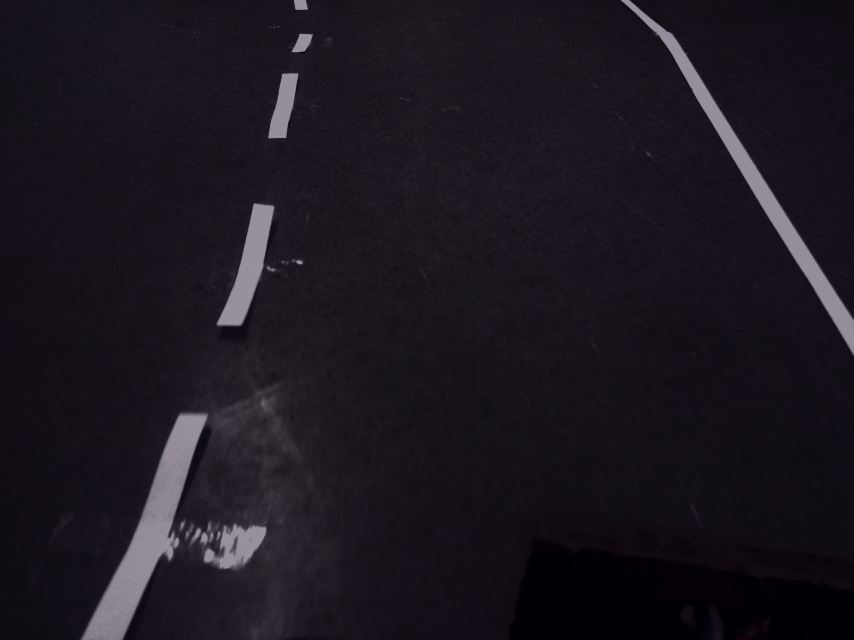
#> input picture autocom_images/test0.jpg, 2560 x 1920 px (shown at 1/3 size); its folder holds only this picture in this run
$ python lane_detector.py
#> lines starting #> are read from the running program, lines starting #| are printed output that depends on the picture; after the words box and inside, x2 and y2 are one past the last pixel; in counts of white or black regions, pixels touching at a corner belong together
import cv2
import os

import datetime
import numpy as np
from matplotlib.image import imsave


# [8 lines left out: function save_img, not called in this run]


def generate_points(m, b, x):
    """
    Generates a list of 2 (x, y) tuples to be used by opencv line method.
    :param m: Slope of the line
    :param b: y-intercept of the line
    :param x: initial x co-ordinate to begin with
    :return: A list of two (x,y) tuples which can be used by opencv line method
    to draw a line.
    """
    x1 = x
    y1 = m*x1 + np.mean(b)
    x2 = x + 5000
    y2 = m*x2 + np.mean(b)
    return [(int(x1), int(y1)), (int(x2), int(y2))]


def get_slope(x1, y1, x2, y2):
    """

    :param x1: x1 co-ordinate
    :param y1: y1 co-ordinate
    :param x2: x2 co-ordinate
    :param y2: y2 co-ordinate
    :return: slope of the line joining (x1, y1) and (x2, y2)
    """
    if x1 == x2:
        return np.Infinity
    else:
        return (y2 - y1)/(x2 - x1)


def get_intercept(x1, y1, x2, y2):
    """

    :param x1: x1 co-ordinate
    :param y1: y1 co-ordinate
    :param x2: x2 co-ordinate
    :param y2: y2 co-ordinate
    :return: y-intercept of the line joining (x1, y1) and (x2, y2)
    """
    if x1 == x2:
        return np.Infinity
    if y1 == y2:
        return y1
    return y2 - ((y2 - y1)/(x2 - x1))*x2


def region_of_interest(img, vertices):
    """
    Preserves a given area of image, specified by vertices. Changes color of every other
    pixel to black.

    If you are changing your test set, make sure to change the vertices so that
    it contains the region where lanes are most likely present and noise is minimum.

    :param img: source image
    :param vertices: Co-ordinates of the vertices
    :return: masked image
    """
    mask = np.zeros_like(img)
    if len(img.shape) > 2:
        channel_count = img.shape[2]
        ignore_mask_color = (255,) * channel_count
    else:
        ignore_mask_color = 255
    cv2.fillPoly(mask, vertices, ignore_mask_color)
    masked_image = cv2.bitwise_and(img, mask)
    return masked_image


def remove_outliers(data, m=2):
    return data[abs(data - np.mean(data)) < m * np.std(data)]


def divide_intercept(slope_array, intercept_array):
    mean_slope = np.mean(slope_array)
    b_low = []
    b_high = []
    for i in range(len(slope_array)):
        if slope_array[i] < mean_slope:
            b_low.append(intercept_array[i])
        else:
            b_high.append(intercept_array[i])
    return b_low, b_high


def divide_slope(slope_array):
    mean_slope = np.mean(slope_array)
    m_low = []
    m_high = []
    for slope in slope_array:
        if slope < mean_slope:
            m_low.append(slope)
        else:
            m_high.append(slope)
    return m_low, m_high


def get_vertices(imshape):
    lower_left = [0, 0]
    lower_right = [imshape[1], 0]
    top_left = [0, imshape[0] * 120 // 128]
    top_right = [imshape[1], imshape[0] * 120 // 128]
    return [np.array([lower_left, top_left, top_right, lower_right], dtype=np.int32)]


def run(save_final_image=False, min_line_length=26, max_line_gap=6):
#> called with save_final_image = False, min_line_length = 26, max_line_gap = 6
    start = datetime.datetime.now()
    for source_img in os.listdir(source_dir):
        try:
            img = cv2.imread(source_dir + source_img)
#> img is the input picture: shape (1920, 2560, 3); mean B, G, R 30.6, 22.7, 27.6
            gray = cv2.cvtColor(img, cv2.COLOR_BGR2GRAY)
            edges = cv2.Canny(cv2.GaussianBlur(gray, (5, 5), 0), 50, 100)
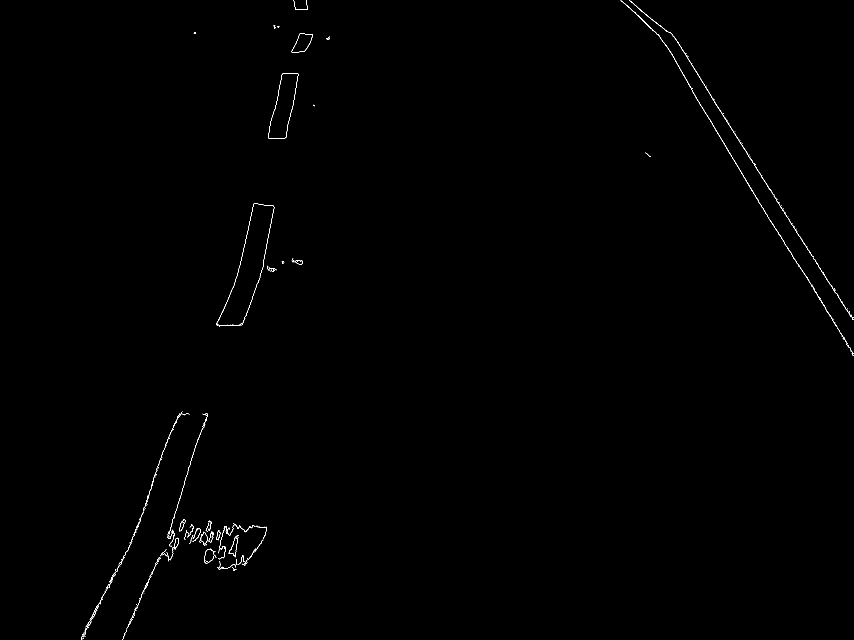
#> edges: shape (1920, 2560) (shown at 1/3 size); 0.21% white in thin lines or dots
            imshape = edges.shape
            vertices = get_vertices(imshape)
            edges = region_of_interest(edges, vertices)
#> in region_of_interest, `cv2.fillPoly(mask, vertices, ignore_mask_color)`:
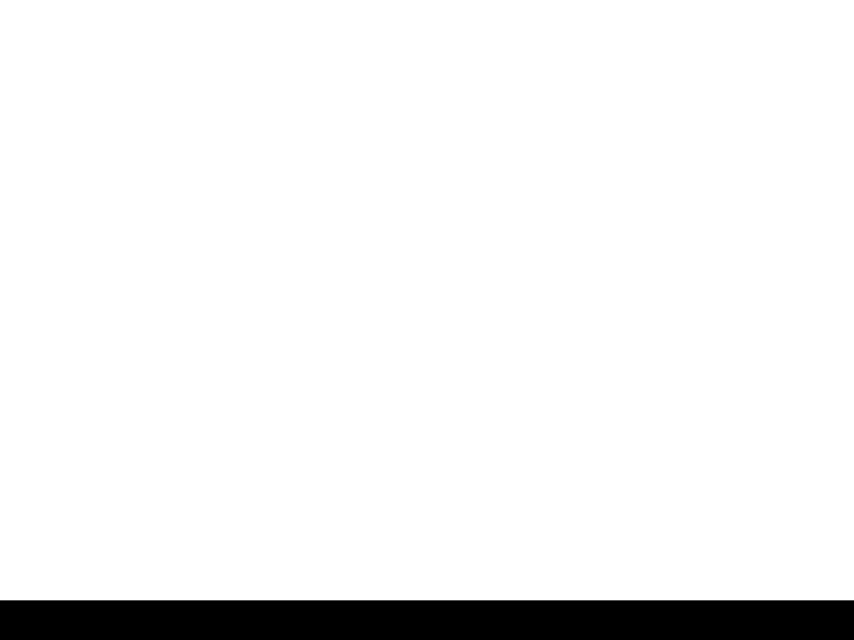
#> mask: shape (1920, 2560) (shown at 1/3 size); 93.8% white; 1 black region, box (x1, y1, x2, y2) and area: (0, 1801, 2560, 1920) 304640
            lines = cv2.HoughLinesP(edges, 5, np.pi/90, 70, min_line_length, max_line_gap)
#> lines = 147 rows, first 6: [2414, 823, 2420, 832], [2235, 537, 2250, 561], [2154, 322, 2188, 376], [2482, 840, 2490, 853], [2366, 658, 2378, 677], [2385, 779, 2389, 785]
            slope_intercept_pairs = []
            for line in lines:
                for x1, y1, x2, y2 in line:
                    slope = get_slope(x1, y1, x2, y2)
                    intercept = get_intercept(x1, y1, x2, y2)
                    if slope != np.Infinity and intercept != np.Infinity:
                        slope_intercept_pairs.append([slope, intercept])
#> this loop made 147 passes
#> after the loop, slope_intercept_pairs = 146 pairs, first value -10 to 2.33, second value -4572.3 to 8999
            slope_array = np.asarray(slope_intercept_pairs)[:, 0]
#> slope_array = 146 values, max 2.33 at index 141, min -10 at index 55, mean -0.747
            intercept_array = np.asarray(slope_intercept_pairs)[:, 1]
#> intercept_array = 146 values, max 8999 at index 55, min -4572.3 at index 141, mean -132.1
            m_low, m_high = divide_slope(slope_array)
#> in divide_slope, `mean_slope = np.mean(slope_array)`: mean_slope = -0.747
#> the loop in divide_slope, `for slope in slope_array:` made 146 passes
#> slope on passes 1 to 8: 1.5, 1.6, 1.59, 1.62, 1.58, 1.5, 1.64, -3
#> after the loop in divide_slope, `for slope in slope_array:`: m_high = 90 values, max 2.33 at index 86, min -0.333 at index 43, mean 1.43; m_low = 56 values, max -1.18 at index 45, min -10 at index 22, mean -4.24
            b_low, b_high = divide_intercept(slope_array, intercept_array)
#> in divide_intercept, `mean_slope = np.mean(slope_array)`: mean_slope = -0.747
#> the loop in divide_intercept, `for i in range(len(slope_array)):` made 146 passes
#> after the loop in divide_intercept, `for i in range(len(slope_array)):`: b_high = 90 values, max 1820.7 at index 43, min -4572.3 at index 86, mean -2705; b_low = 56 values, max 8999 at index 22, min 2404 at index 26, mean 4002.9
            low_points = generate_points(np.mean(m_low), np.mean(b_low), 50)
#> in generate_points, `y1 = m*x1 + np.mean(b)`: y1 = 3791
#> in generate_points, `y2 = m*x2 + np.mean(b)`: y2 = -17402.3
#> low_points = [(50, 3791), (5050, -17402)]
            high_points = generate_points(np.mean(m_high), np.mean(b_high), 50)
#> high_points = [(50, -2633), (5050, 4497)]
            if save_final_image:
                cv2.line(img, low_points[0], low_points[1], color=(0, 0, 255), thickness=8)
                cv2.line(img, high_points[0], high_points[1], color=(0, 0, 255), thickness=8)
                save_img("hough_output/final_" + source_img, img)
        except Exception as e:
            print(e)
            continue
    end = datetime.datetime.now()
    print(end - start)


if __name__ == "__main__":
    source_dir = "autocom_images/"
    run()

$ run again, on autocom_images/test12.jpg
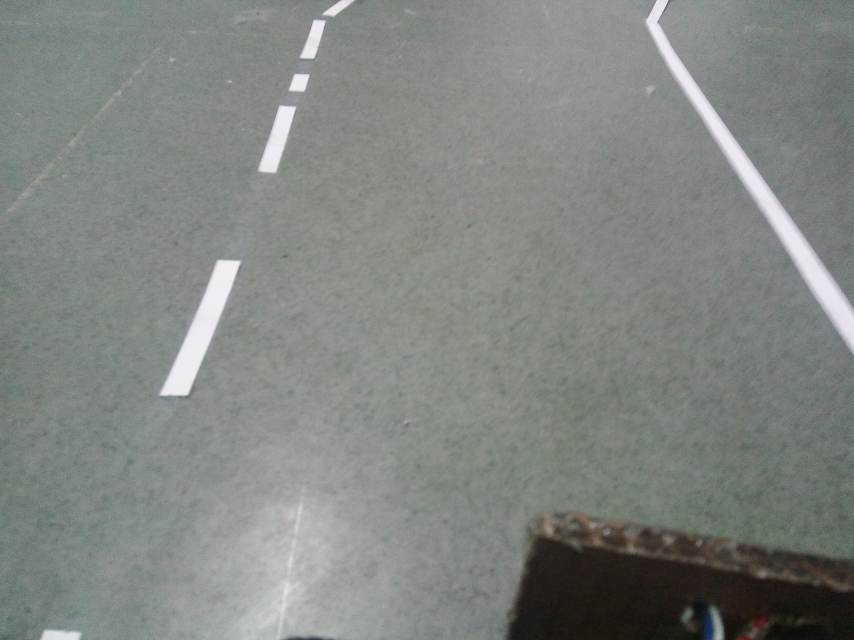
#> input picture autocom_images/test12.jpg, 2560 x 1920 px (shown at 1/3 size)
#> in run, img is the input picture: shape (1920, 2560, 3); mean B, G, R 129.2, 133.5, 129.2
#> in run, `edges = cv2.Canny(cv2.GaussianBlur(gray, (5, 5), 0), 50, 100)`:
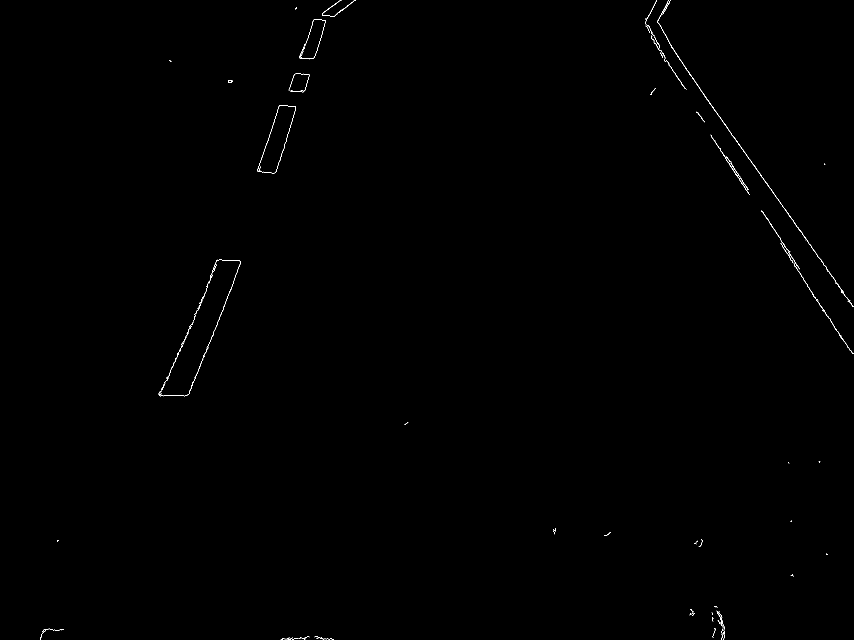
#> edges: shape (1920, 2560) (shown at 1/3 size); 0.14% white in thin lines or dots
#> mask: shape (1920, 2560); 93.8% white; 1 black region, box (x1, y1, x2, y2) and area: (0, 1801, 2560, 1920) 304640
#> masked_image: shape (1920, 2560); 0.13% white in thin lines or dots, all inside (x1, y1, x2, y2) = (171, 0, 2560, 1729)
#> lines = 130 rows, first 6: [2428, 867, 2433, 874], [2205, 509, 2213, 521], [2353, 748, 2361, 760], [2316, 679, 2322, 688], [2050, 258, 2055, 266], [2463, 919, 2470, 929]
#> the loop in run, `for line in lines:` made 130 passes
#> after the loop in run, `for line in lines:`: slope_intercept_pairs = 130 pairs, first value -4 to 2, second value -3981 to 3940
#> slope_array = 130 values, max 2 at index 95, min -4 at index 47, mean -0.16
#> intercept_array = 130 values, max 3940 at index 120, min -3981 at index 105, mean -590.2
#> in divide_slope, `mean_slope = np.mean(slope_array)`: mean_slope = -0.16
#> the loop in divide_slope, `for slope in slope_array:` made 130 passes
#> slope on passes 1 to 8: 1.4, 1.5, 1.5, 1.5, 1.6, 1.43, 1.6, 1.33
#> after the loop in divide_slope, `for slope in slope_array:`: m_high = 78 values, max 2 at index 58, min 0 at index 76, mean 1.49; m_low = 52 values, max -0.778 at index 45, min -4 at index 13, mean -2.63
#> in divide_intercept, `mean_slope = np.mean(slope_array)`: mean_slope = -0.16
#> the loop in divide_intercept, `for i in range(len(slope_array)):` made 130 passes
#> after the loop in divide_intercept, `for i in range(len(slope_array)):`: b_high = 78 values, max 1186 at index 76, min -3981 at index 65, mean -2805.9; b_low = 52 values, max 3940 at index 46, min 791.8 at index 50, mean 2733.2
#> y1 = 2601.7
#> y2 = -10551.1
#> low_points = [(50, 2601), (5050, -10551)]
#> high_points = [(50, -2731), (5050, 4707)]

$ run again, on autocom_images/test13.jpg
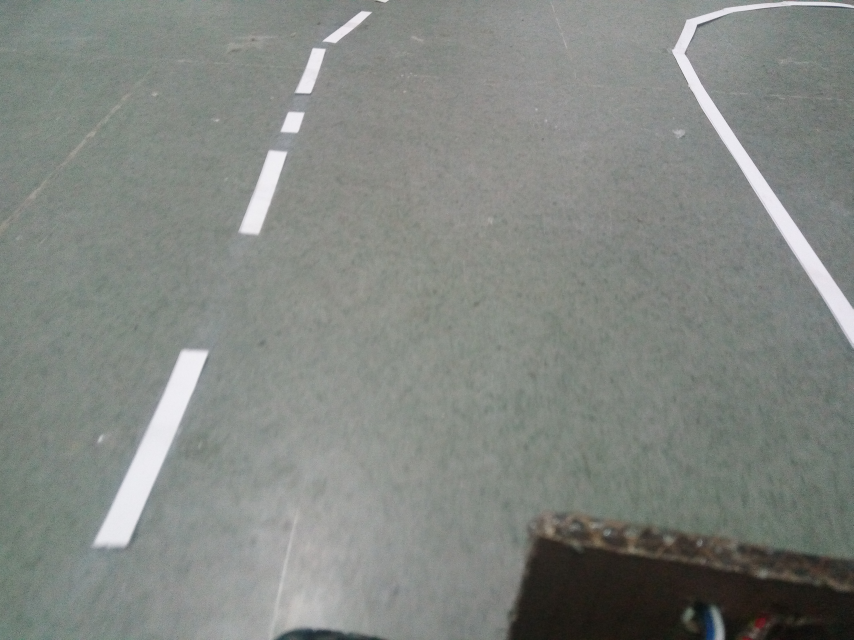
#> input picture autocom_images/test13.jpg, 2560 x 1920 px (shown at 1/3 size)
#> in run, img is the input picture: shape (1920, 2560, 3); mean B, G, R 130.2, 134.7, 130.5
#> in run, `edges = cv2.Canny(cv2.GaussianBlur(gray, (5, 5), 0), 50, 100)`:
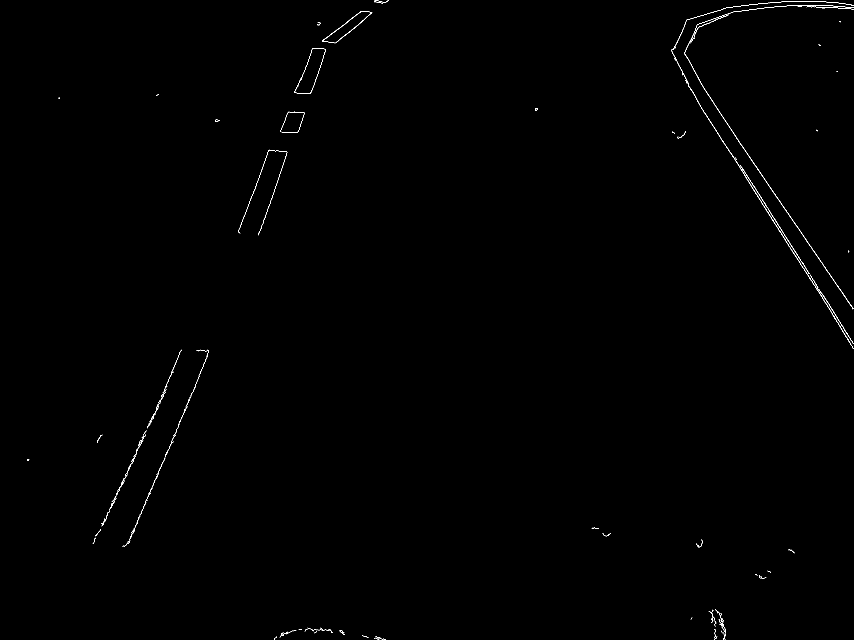
#> edges: shape (1920, 2560) (shown at 1/3 size); 0.2% white in thin lines or dots
#> mask: shape (1920, 2560); 93.8% white; 1 black region, box (x1, y1, x2, y2) and area: (0, 1801, 2560, 1920) 304640
#> masked_image: shape (1920, 2560); 0.19% white in thin lines or dots, all inside (x1, y1, x2, y2) = (81, 0, 2560, 1736)
#> lines = 226 rows, first 6: [2068, 260, 2087, 291], [2445, 859, 2450, 867], [2309, 634, 2365, 723], [2214, 421, 2225, 437], [326, 1537, 328, 1531], [2199, 398, 2214, 420]
#> the loop in run, `for line in lines:` made 226 passes
#> after the loop in run, `for line in lines:`: slope_intercept_pairs = 226 pairs, first value -3.5 to 2.33, second value -4706.3 to 4866.7
#> slope_array = 226 values, max 2.33 at index 186, min -3.5 at index 80, mean -0.0568
#> intercept_array = 226 values, max 4866.7 at index 224, min -4706.3 at index 186, mean -552.9
#> in divide_slope, `mean_slope = np.mean(slope_array)`: mean_slope = -0.0568
#> the loop in divide_slope, `for slope in slope_array:` made 226 passes
#> slope on passes 1 to 3: 1.63, 1.6, 1.59
#> after the loop in divide_slope, `for slope in slope_array:`: m_high = 139 values, max 2.33 at index 107, min -0.0556 at index 43, mean 1.19; m_low = 87 values, max -0.0714 at index 65, min -3.5 at index 40, mean -2.05
#> in divide_intercept, `mean_slope = np.mean(slope_array)`: mean_slope = -0.0568
#> after the loop in divide_intercept, `for i in range(len(slope_array)):`: b_high = 139 values, max 150 at index 43, min -4706.3 at index 107, mean -2292; b_low = 87 values, max 4866.7 at index 86, min 174.5 at index 65, mean 2225.6
#> y1 = 2122.8
#> y2 = -8148.8
#> low_points = [(50, 2122), (5050, -8148)]
#> high_points = [(50, -2232), (5050, 3735)]

$ run again, on autocom_images/test14.jpg
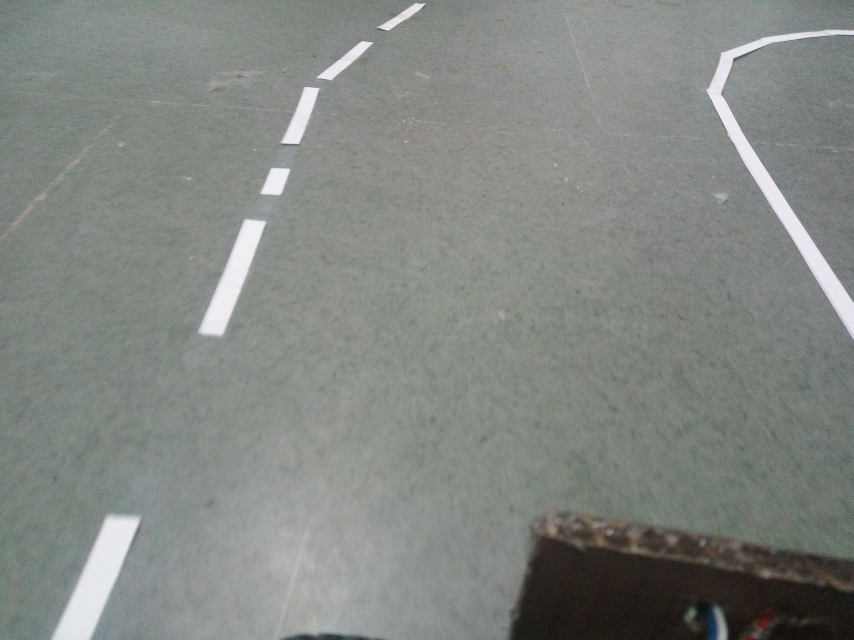
#> input picture autocom_images/test14.jpg, 2560 x 1920 px (shown at 1/3 size)
#> in run, img is the input picture: shape (1920, 2560, 3); mean B, G, R 130.7, 134.8, 130.8
#> in run, `edges = cv2.Canny(cv2.GaussianBlur(gray, (5, 5), 0), 50, 100)`:
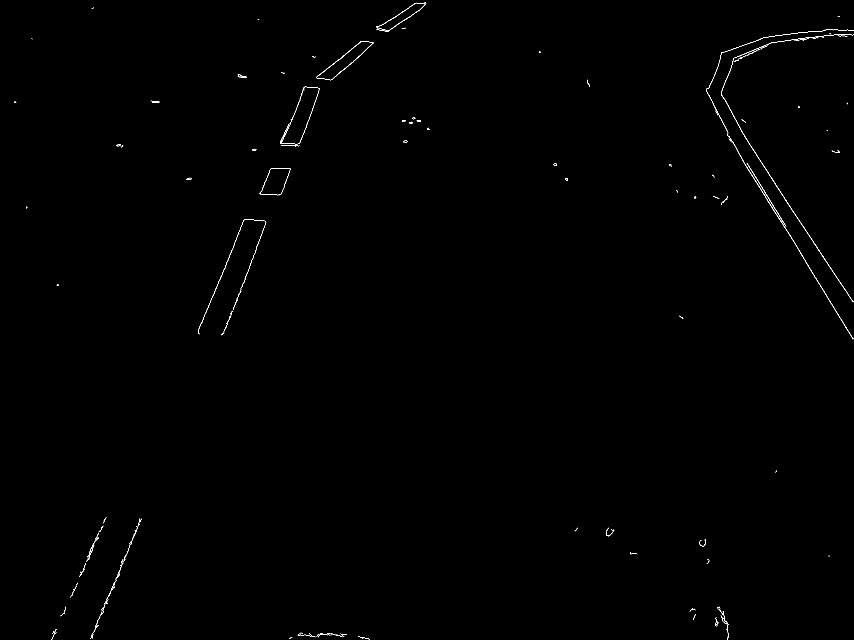
#> edges: shape (1920, 2560) (shown at 1/3 size); 0.19% white in thin lines or dots
#> mask: shape (1920, 2560); 93.8% white; 1 black region, box (x1, y1, x2, y2) and area: (0, 1801, 2560, 1920) 304640
#> masked_image: shape (1920, 2560); 0.17% white in thin lines or dots
#> lines = 184 rows, first 6: [2306, 606, 2313, 617], [2223, 391, 2260, 450], [2328, 641, 2347, 671], [2393, 744, 2420, 790], [644, 875, 647, 867], [735, 834, 739, 825]
#> the loop in run, `for line in lines:` made 184 passes
#> after the loop in run, `for line in lines:`: slope_intercept_pairs = 184 pairs, first value -3.5 to 2.2, second value -4394.8 to 7851.5
#> slope_array = 184 values, max 2.2 at index 114, min -3.5 at index 26, mean -0.396
#> intercept_array = 184 values, max 7851.5 at index 133, min -4394.8 at index 114, mean 46.06
#> in divide_slope, `mean_slope = np.mean(slope_array)`: mean_slope = -0.396
#> the loop in divide_slope, `for slope in slope_array:` made 184 passes
#> slope on passes 1 to 3: 1.57, 1.59, 1.58
#> after the loop in divide_slope, `for slope in slope_array:`: m_high = 101 values, max 2.2 at index 52, min -0.375 at index 67, mean 0.984; m_low = 83 values, max -0.429 at index 56, min -3.5 at index 13, mean -2.08
#> in divide_intercept, `mean_slope = np.mean(slope_array)`: mean_slope = -0.396
#> after the loop in divide_intercept, `for i in range(len(slope_array)):`: b_high = 101 values, max 974.1 at index 44, min -4394.8 at index 52, mean -1843.6; b_low = 83 values, max 7851.5 at index 71, min 790.6 at index 48, mean 2345.5
#> y1 = 2241.7
#> y2 = -8138.1
#> low_points = [(50, 2241), (5050, -8138)]
#> high_points = [(50, -1794), (5050, 3125)]
